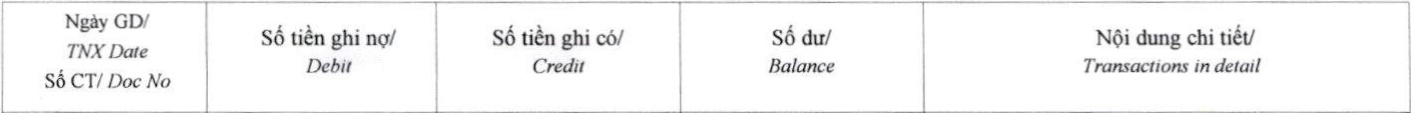
#> input picture utils/images/template_header.jpg, 1411 x 113 px
$ python main.py
#> lines starting #> are read from the running program, lines starting #| are printed output that depends on the picture; long printed decimals are rounded
### utils/image_processing.py
import cv2
import cv2 as cv
import numpy as np


def filter_matches(kp1, kp2, matches, ratio=0.75):
    mkp1, mkp2 = [], []
    for m in matches:
        if len(m) == 2 and m[0].distance < m[1].distance * ratio:
            m = m[0]
            mkp1.append(kp1[m.queryIdx])
            mkp2.append(kp2[m.trainIdx])
    p1 = np.float32([kp.pt for kp in mkp1])
    p2 = np.float32([kp.pt for kp in mkp2])
    kp_pairs = zip(mkp1, mkp2)
    return p1, p2, list(kp_pairs)


def ObjectMatching(image: object, template, detector):
    """

        :param image: checked image
        :param template: check image
        :param detector: default sift
        :return:
        """
    stock_image = image.copy()
    image = cv2.cvtColor(image, cv2.COLOR_BGR2GRAY)
    template = cv2.cvtColor(template, cv2.COLOR_BGR2GRAY)
    objects = []
    FLANN_BASED_MATCHER = 1
    index_params = dict(algorithm=FLANN_BASED_MATCHER, trees=30)
    # [4 lines of commented-out code are left out]
    search_params = dict(checks=20)
    # Create flann matcher
    matcher = cv2.FlannBasedMatcher(index_params, search_params)
    kpts2, descs2 = detector.detectAndCompute(image, None)
    kpts1, descs1 = detector.detectAndCompute(template, None)
    # knnMatch to get Top2
    matches = matcher.knnMatch(descs1, descs2, 2)
    # appended code
    p1, p2, kp_pairs = filter_matches(kpts1, kpts2, matches)
    if len(p1) >= 4:
        H, status = cv.findHomography(p1, p2, cv.RANSAC, 5.0)
    else:
        H, status = None, None
        print('%d matches found, not enough for homography estimation' % len(p1))
    h1, w1 = template.shape[:2]
    h2, w2 = image.shape[:2]
    if H is not None:
        corners = np.float32([[0, 0], [w1, 0], [w1, h1], [0, h1]])
        corners = np.int32(cv.perspectiveTransform(corners.reshape(1, -1, 2), H).reshape(-1, 2))
        return kpts2, corners
    else:
        return

### utils/vector.py
import math


def dot(vA, vB):
    return vA[0] * vB[0] + vA[1] * vB[1]


def ang(lineA, lineB=[[0, 0], [1, 0]]):
    """

    @param lineA:
    @param lineB:
    @return:
    """
    # Get nicer vector form
    vA = [(lineA[0][0] - lineA[1][0]), (lineA[0][1] - lineA[1][1])]
    vB = [(lineB[0][0] - lineB[1][0]), (lineB[0][1] - lineB[1][1])]
    # Get dot prod
    dot_prod = dot(vA, vB)
    # Get magnitudes
    magA = dot(vA, vA) ** 0.5
    magB = dot(vB, vB) ** 0.5
    # Get cosine value
    cos_ = dot_prod / magA / magB
    # Get angle in radians and then convert to degrees
    angle = math.acos(dot_prod / magB / magA)
    # Basically doing angle <- angle mod 360
    ang_deg = math.degrees(angle) % 360

    if ang_deg - 180 >= 0:
        # As in if statement
        return 360 - ang_deg
    else:
        return ang_deg if lineA[0][1] > lineA[1][1] else -ang_deg

### ocr/google_ocr.py
from .classes import *
import glob
import io
import os
import shutil
import time
from pathlib import Path
import cv2
import numpy as np
from google.cloud import vision
import json


# [16 lines left out: functions drawtextpoly, fillpoly, not called in this run]


def drawmask(mask, text):
    mask = cv2.circle(mask, (text.bounding_poly.vertices[1].x, text.bounding_poly.vertices[1].y), 1, (255, 255, 255),
                      -1)
    # [4 lines of commented-out code are left out]


def isnumber(string):
    return string.replace('.', '').isdecimal()


# [7 lines left out: function drawmask_money, not called in this run]
    # [4 lines of commented-out code are left out]


def googleocr(image_path, client, issort=True):
    # del result
    start_time = time.time()

    with io.open(image_path, 'rb') as image_file:
        content = image_file.read()
    cvimage = vision.Image(content=content)
    # call api google ocr. return
    response = client.text_detection(image=cvimage)
    # [5 lines of commented-out code are left out]
    gocr_converter = list()
    for text in response.text_annotations:
        gocr_converter.append(TextOCR(text.description, 1.0, text.bounding_poly.vertices, None))
    # genrate data for trainning
    # ocrprocessing(image_path, response.text_annotations)
    if issort:
        return sort_textboxs(gocr_converter)
    else:
        return gocr_converter

### utils/data_processing.py
import json
import csv


# [7 lines left out: function save_content, not called in this run]


def save_respone(textsOCR, input_image_path, output_file_path):
    data = {"image_path": input_image_path, "respone": []}
    for text in textsOCR:
        data["respone"].append({"desc": text.description, "vertices": [[[vertice.x, vertice.y] for vertice in text.bounding_poly.vertices]]})
    with open(output_file_path, 'w', encoding="utf8") as outfile:
        json.dump(data, outfile, ensure_ascii=False)


def append_processed(log_file, image_path):
    flog = open(log_file, "a", encoding='utf8')
    flog.write(f"{image_path}\n")

### utils/mathematics.py
import math
import cv2
import numpy as np


class duongthang:

    def setheso(self, hesoa, hesob):
        self.a = hesoa
        self.b = hesob

    # [44 lines left out: function __init__, not called in this run]

    def getY(self, x):
        return - round((self.a * x + self.c) / self.b)

    # [165 lines left out: functions getX, getToaDoB, getPttieptuyen, getToadoBphuongtrinhsongsong, vitrituongdoi, gettoadogiaodiem, not called in this run]


def khoangcach(x1, y1, x2, y2):
    return round(math.sqrt(math.pow(x2 - x1, 2) + math.pow(y2 - y1, 2)))


# [116 lines left out: functions giaipt2, getToaDoBien, istextboxinrange, not called in this run]


def rotate(origin, point, angle):
    """
    Rotate a point counterclockwise by a given angle around a given origin.

    The angle should be given in radians.
    """
    ox, oy = origin
    px, py = point

    qx = ox + math.cos(angle) * (px - ox) - math.sin(angle) * (py - oy)
    qy = oy + math.sin(angle) * (px - ox) + math.cos(angle) * (py - oy)
    return qx, qy

### main.py
import datetime
import glob
import math
import ntpath
from pathlib import Path

import cv2
import imutils
import numpy as np
from google.cloud import vision

from ocr.google_ocr import googleocr, drawtextpoly
from utils.data_processing import append_processed, save_content, save_respone
from utils.image_processing import ObjectMatching
from utils.mathematics import istextboxinrange, rotate
from utils.vector import ang

if __name__ == '__main__':
    image_dir = "data/data-raw/TỪ 13.10.20 ĐẾN 23.11.20"
    output_respone_dir = "data/api-respone/TÀI KHOẢN XXX746 (Pass_ Vcbsaoke@2021)/TỪ 13.10.20 ĐẾN 23.11.20"
    log_processed_file = "data/processed_page.txt"
    image_header = cv2.imread("utils/images/template_header.jpg")
#> image_header is the input picture: shape (113, 1411, 3); mean B, G, R 245.2, 245.1, 245.1
    image_footer = cv2.imread("utils/images/template_footer.jpg")
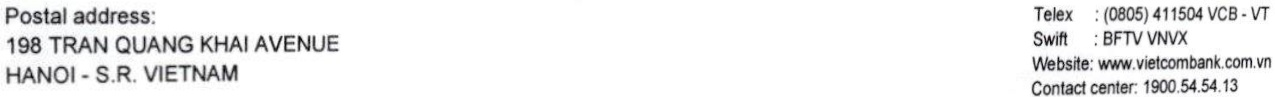
#> input picture utils/images/template_footer.jpg, 1275 x 97 px
#> image_footer is the input picture: shape (97, 1275, 3); mean B, G, R 239.7, 239.5, 239.4
    content_dir = "data/content/TÀI KHOẢN XXX746 (Pass_ Vcbsaoke@2021)/TỪ 13.10.20 ĐẾN 23.11.20"
    content_header = ['TNX Date', 'Doc No', 'Debit', 'Credit', 'Balance', 'Transaction in detail', '(note)']
    detector = cv2.SIFT_create()
    client = vision.ImageAnnotatorClient()
    # config content
    header_columns = [0.0000, 0.1463, 0.3089, 0.4815, 0.6555, 1.0000]  # define size-rate of each columm
    date_format = "%d/%m/%Y"
    # cv2.namedWindow(f"rotated_image", cv2.WINDOW_NORMAL)
    cv2.namedWindow("image", cv2.WINDOW_NORMAL)
    log_processed = [path for path in open(log_processed_file).read().split("\n")]
#> (reads data/processed_page.txt from the repository)
    for sub_image_dir in sorted(glob.glob(f"{image_dir}/*/"), key=lambda k: int(k.split("/")[-2].split('.')[0])):
        print(sub_image_dir)
        sub_output_respone_dir = f"{output_respone_dir}/{sub_image_dir.split('/')[-2]}"
        sub_content_dir = f"{content_dir}/{sub_image_dir.split('/')[-2]}"
        Path(sub_output_respone_dir).mkdir(parents=True, exist_ok=True)
        Path(sub_content_dir).mkdir(parents=True, exist_ok=True)
        for image_path in sorted(glob.glob(f"{sub_image_dir}*.jpg"), key=lambda k: int(ntpath.basename(k).split("_")[-1].replace(".jpg", ""))):
            if image_path in log_processed:
                print(f"Skip processed {ntpath.basename(image_path)}")
                continue
            print(image_path)
            ## margin image (rotated_image)
            image = cv2.imread(image_path)
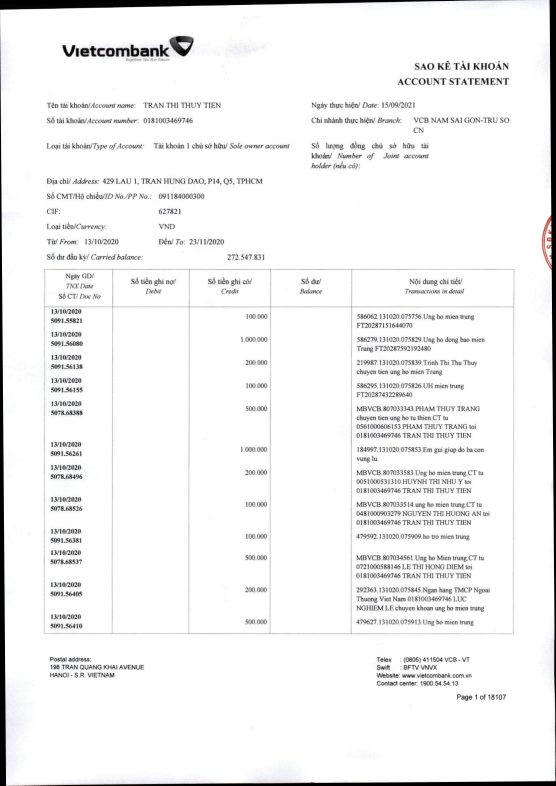
#> input picture data/images/TỪ 13.10.20 ĐẾN 23.11.20/1. TRANG 1 -1000.pdf/page_1.jpg, 1667 x 2356 px (shown at 1/3 size)
#> image is the input picture: shape (2356, 1667, 3); mean B, G, R 242.8, 242.6, 242.7

            # cv2.imshow("image", image)
            _, corners_header = ObjectMatching(image, image_header, detector)
#> in ObjectMatching, `kpts2, descs2 = detector.detectAndCompute(image, None)`: kpts2 = 16574 keypoints; strongest (x, y, size): (331, 157, 6.8), (193, 141, 7.9), (484, 139, 6.4), (220, 140, 7.2)
#> in ObjectMatching, `kpts1, descs1 = detector.detectAndCompute(template, None)`: kpts1 = 926 keypoints; strongest (x, y, size): (524, 35, 2.7), (156, 85, 1.9), (322, 43, 2.2), (344, 31, 1.9)
#> in ObjectMatching, `matches = matcher.knnMatch(descs1, descs2, 2)`: matches = 926 matches
#> after the loop in filter_matches, `for m in matches:`: mkp1 = 320 keypoints; strongest (x, y, size): (524, 35, 2.7), (293, 35, 2.7), (822, 36, 2.8), (531, 36, 2.2); mkp2 = 320 keypoints; strongest (x, y, size): (163, 723, 2.8), (190, 676, 2.8), (163, 731, 2.2), (190, 537, 2.1)
#> in filter_matches, `p1 = np.float32([kp.pt for kp in mkp1])`: p1 = 320 pairs, first value 47.11 to 1259.6, second value 8.58 to 86.38
#> in filter_matches, `p2 = np.float32([kp.pt for kp in mkp2])`: p2 = 320 pairs, first value 149.1 to 1501.7, second value 305.5 to 1836.5
#> in ObjectMatching, `p1, p2, kp_pairs = filter_matches(kpts1, kpts2, matches)`: kp_pairs = 320 items
#> in ObjectMatching, `H, status = cv.findHomography(p1, p2, cv.RANSAC, 5.0)`: H = [[0.998, -0.0048, 132.1], [-0.0009, 1.03, 805.9], [-1.55e-06, 3.97e-06, 1]]; status = 320 values, max 1 at index 2, min 0 at index 0, mean 0.625
#> in ObjectMatching, `corners = np.int32(cv.perspectiveTransform(corners.reshape(1, -1, 2), ..`: corners = [[132, 805], [1543, 806], [1542, 922], [131, 921]]
#> corners_header = [[132, 805], [1543, 806], [1542, 922], [131, 921]]
            kp, corners_footer = ObjectMatching(image, image_footer, detector)
#> in ObjectMatching (call 2), `kpts1, descs1 = detector.detectAndCompute(template, None)`: kpts1 = 1002 keypoints; strongest (x, y, size): (1255, 18, 2.5), (300, 39, 3.3), (1040, 59, 2.7), (1147, 82, 2.4)
#> in ObjectMatching (call 2), `matches = matcher.knnMatch(descs1, descs2, 2)`: matches = 1002 matches
#> after the loop in filter_matches (call 2), `for m in matches:`: mkp1 = 369 keypoints; strongest (x, y, size): (300, 39, 3.3), (1147, 82, 2.4), (235, 68, 3.9), (11, 40, 3.3); mkp2 = 369 keypoints; strongest (x, y, size): (1468, 2086, 3.1), (340, 2021, 3.5), (331, 2021, 3.2), (1373, 2084, 2.6)
#> kp has the same summary as kpts2 in ObjectMatching; corners_footer = [[145, 1964], [1415, 1965], [1421, 2062], [144, 2042]]

            # cv2.circle(image, corners_footer[2], 4, (0, 0, 0), -1)  # for debug
            rotate_angle = ang(corners_header[:2])
#> in ang, `vA = [(lineA[0][0] - lineA[1][0]), (lineA[0][1] - lineA[1][1])]`: vA = [-1411, -1]
#> in ang, `dot_prod = dot(vA, vB)`: dot_prod = 1411
#> in ang, `cos_ = dot_prod / magA / magB`: cos_ = 1
#> in ang, `angle = math.acos(dot_prod / magB / magA)`: angle = 0.000709
#> in ang, `ang_deg = math.degrees(angle) % 360`: ang_deg = 0.0406
#> rotate_angle = -0.0406
            # image = cv2.drawKeypoints(image, kp, None, color=(0, 255, 0), flags=0)  # for debug

            print("re-rotate (angle):", rotate_angle)
#| re-rotate (angle): -0.04061
            rotated_image = imutils.rotate_bound(image, rotate_angle)
            cv2.imwrite(image_path, rotated_image)  # todo: should optimize

            (h, w) = image.shape[:2]
#> h = 2356; w = 1667
            (cX, cY) = (w / 2, h / 2)
#> cX = 833.5; cY = 1178
            bounding = np.array([rotate((cX, cY), (0, 0), math.radians(rotate_angle)),
                                 rotate((cX, cY), (0, image.shape[1]), math.radians(rotate_angle)),
                                 rotate((cX, cY), (image.shape[0], 0), math.radians(rotate_angle))])
#> bounding = [[-0.835, 0.591], [0.347, 1667.6], [2355.2, -1.08]]
            align_bounding = abs(np.amin(bounding, axis=0).astype(int))
#> align_bounding = [0, 1]
            corners_header = np.array([rotate((cX, cY), point, math.radians(rotate_angle)) for point in corners_header]).astype(np.int32)
#> corners_header = [[131, 805], [1542, 805], [1541, 921], [130, 921]]
            corners_footer = np.array([rotate((cX, cY), point, math.radians(rotate_angle)) for point in corners_footer]).astype(np.int32)
#> corners_footer = [[145, 1964], [1415, 1964], [1421, 2061], [144, 2042]]
            corners_header += align_bounding
#> corners_header = [[131, 806], [1542, 806], [1541, 922], [130, 922]]
            corners_footer += align_bounding
#> corners_footer = [[145, 1965], [1415, 1965], [1421, 2062], [144, 2043]]

            # Step 4: clean image
            # cv2.fillPoly(image, [corners_footer.reshape((-1, 1, 2))], (255, 255, 255))
            rotated_image[:corners_header[0][1]] = (255, 255, 255)
            rotated_image[:, :corners_header[0][0]] = (255, 255, 255)
            rotated_image[:, corners_header[1][0]:] = (255, 255, 255)
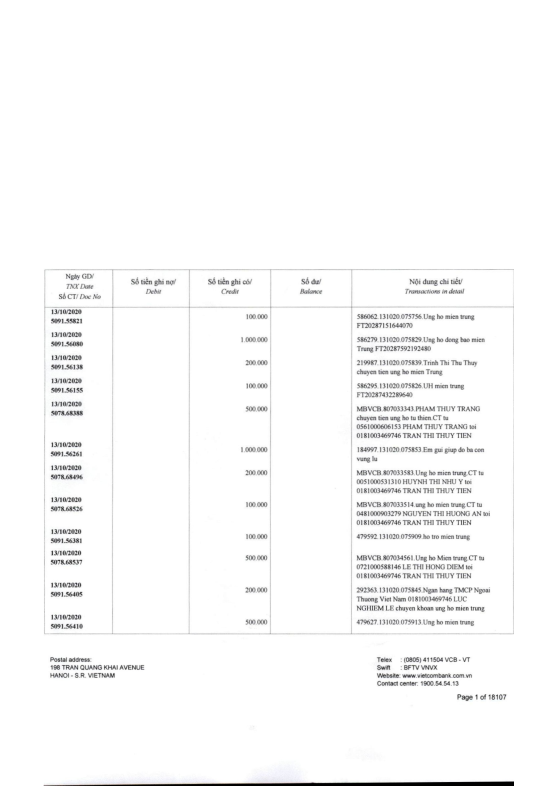
#> rotated_image: shape (2357, 1668, 3) (shown at 1/3 size); mean B, G, R 249.5, 249.4, 249.4

            cv2.imwrite("data/temp_query.jpg", rotated_image)  # recommend saving image to SSD disk todo: should optimize

            texts = googleocr("data/temp_query.jpg", client, issort=False)  # todo: you much have an account to call googleocr() fubction https://cloud.google.com/vision/docs/ocr

            save_respone(texts[1:], image_path,
                         f"{sub_output_respone_dir}/{ntpath.basename(image_path).replace('.jpg', '.json')}")  # save respone, then you can generate dataset for text-recognization.

            transactions = []
            for text in texts[1:]:
                text_string = text.description
                try:
                    # for simple, we define each transaction has a datetime string. todo: should optimize
                    # check if text_string is datetime string
                    datetime.datetime.strptime(text_string, date_format)
                    transactions.append(text)
                    ## for debug
                    # cv2.line(rotated_image, [text.bounding_poly.vertices[0].x, text.bounding_poly.vertices[0].y],
                    #          [rotated_image.shape[1], text.bounding_poly.vertices[0].y],
                    #          (0, 0, 255), 3)
                    # cv2.circle(rotated_image, [text.bounding_poly.vertices[0].x, text.bounding_poly.vertices[0].y], 7, (255, 0, 0), -1)
                    drawtextpoly(rotated_image, text, show_label=False, text_color=(0, 0, 0), poly_thickness=3)
                    ## end for debug
                except ValueError:
                    pass
#> after the loop, transactions = []
            header_width = corners_header[1][0] - corners_header[0][0]
#> header_width = 1411

            column_coords = [corners_header[0][0] + int(header_width * value) for value in header_columns]  # calculate size of each columm
#> column_coords = [131, 337, 566, 810, 1055, 1542]
            transaction_contents = []
            # process from transactions[0] to transactions[:-1]
            for transaction_index, transaction in enumerate(transactions[:-1]):
                content = [transaction.description, "", "", "", "", "", ntpath.basename(image_path.replace('.jpg', ''))]
                ymin = transactions[transaction_index].bounding_poly.vertices[2].y
                ymax = transactions[transaction_index + 1].bounding_poly.vertices[0].y
                for index in range(len(column_coords) - 1):
                    content_range = np.array(
                        [[column_coords[index], ymin], [column_coords[index + 1], ymin], [column_coords[index + 1], ymax], [column_coords[index], ymax]])
                    # cv2.polylines(rotated_image, [content_range], True, (0, 0, 255), 3)  # for debug
                    # cv2.imshow("image", rotated_image)  # for debug
                    # cv2.waitKey()  # for debug
                    for text in texts[1:]:
                        if istextboxinrange(content_range, text.bounding_poly.vertices):
                            content[index + 1] += text.description + " "  # todo: should optimize
                    transaction_contents.append(content)
                print(f"content: {content}")
                transaction_contents.append(content)
#> this loop made 0 passes
#> after the loop, transaction_contents = []

            # process last transaction: transactions[-1]
#> (the run stopped early here; a loop or call above may not have finished)
